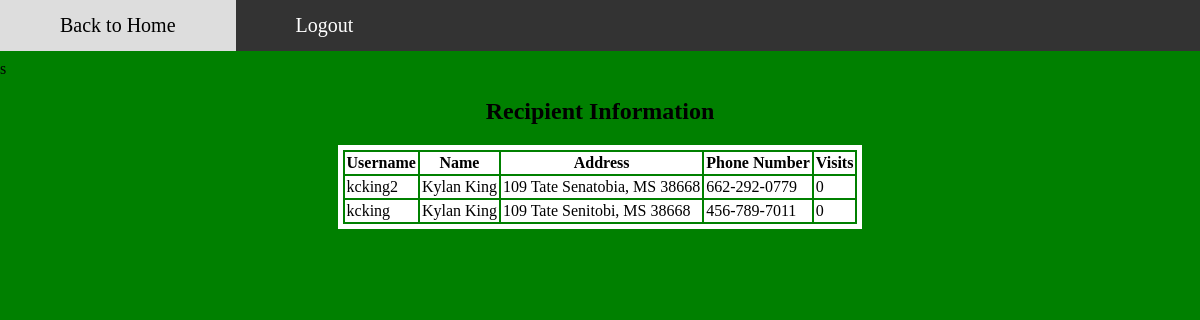
Page /query1.php?username=kcking on the committed database.
### tables this page shows
CREATE TABLE `externalusers` (
  `id` int(11) NOT NULL AUTO_INCREMENT,
  `username` varchar(50) DEFAULT NULL,
  `hashed_password` varchar(60) DEFAULT NULL,
  `firstname` varchar(20) DEFAULT NULL,
  `lastname` varchar(20) DEFAULT NULL,
  `phonenumber` varchar(10) DEFAULT NULL,
  `street` varchar(30) DEFAULT NULL,
  `city` varchar(30) DEFAULT NULL,
  `state` varchar(2) DEFAULT NULL,
  `zip` int(11) DEFAULT NULL,
  `visits` int(11) DEFAULT NULL,
  PRIMARY KEY (`id`)
);

### query1.php (the view, shortened to what this page needs)
<?php
$mysqli = Database::dbConnect();
$mysqli->setAttribute(PDO::ATTR_ERRMODE, PDO::ERRMODE_EXCEPTION);
if(isset($_GET['username']) && $_GET['username'] !== ""){
$query = "select id,username,city,state,zip,concat(firstname,' ',lastname) as `name`,concat(street,' ',city,', ',state,' ',zip) as `address`,concat(substring(phonenumber,1,3),'-',substring(phonenumber,4,3),'-',substring(phonenumber,7)) as `number`,visits  from externalusers where username LIKE ?";
$user = $_GET['username'];
$stmt = $mysqli -> prepare($query);
$stmt -> execute([$user.'%']);
}else if(isset($_GET['first']) && $_GET['first'] !== ""){
$query = "select id,username,firstname,lastname,concat(firstname,' ',lastname) as `name`,concat(street,' ',city,', ',state,' ',zip) as `address`,concat(substring(phonenumber,1,3),'-',substring(phonenumber,4,3),'-',substring(phonenumber,7)) as `number`,visits  from externalusers where firstname LIKE ?";
$first = $_GET['first'];
$stmt = $mysqli -> prepare($query);
$stmt -> execute([$first.'%']);
}else if(isset($_GET['last'])&& $_GET['last'] !== ""){
$query = "select id,username,firstname,lastname,concat(firstname,' ',lastname) as `name`,concat(street,' ',city,', ',state,' ',zip) as `address`,concat(substring(phonenumber,1,3),'-',substring(phonenumber,4,3),'-',substring(phonenumber,7)) as `number`,visits  from externalusers where lastname LIKE ?";
$last = $_GET['last'];
$stmt = $mysqli -> prepare($query);
$stmt -> execute([$last.'%']);
}else if(isset($_GET['city'])&& $_GET['city'] !== ""){
$query = "select id,username,firstname,lastname,concat(firstname,' ',lastname) as `name`,concat(street,' ',city,', ',state,' ',zip) as `address`,concat(substring(phonenumber,1,3),'-',substring(phonenumber,4,3),'-',substring(phonenumber,7)) as `number`,visits  from externalusers where city LIKE ?";
$city = $_GET['city'];
$stmt = $mysqli -> prepare($query);
$stmt -> execute([$city.'%']);
}
?>
<link rel ="stylesheet" href="home2.css">
<div class="navbar">
<a href='internalpage.php'>Back to Home</a>
<a href='logout2.php'>Logout</a>
</div>
s
<body>
        <center><h2>Recipient Information</h2><center>
	<center>
<table bordercolor = "ffffff" border="5">
        <thead>
        <tr>
	<th>Username</th>
	<th>Name</th>
	<th>Address</th>
	<th>Phone Number</th>
	<th>Visits</th>
        </tr>
        </thead>
        <tbody>
        <?php while ($row = $stmt->fetch(PDO::FETCH_ASSOC)) : ?>
        <tr>
        <td><?= $row['username'] ?></td>
        <td><?= $row['name'] ?></td>
        <td><?= $row['address'] ?></td>
        <td><?= $row['number'] ?></td>
        <td><?= $row['visits'] ?></td>
        </tr>
        <?php endwhile; ?>
        </tbody>
        </table>
	</center>
</body>
</html>

### home2.css (style rules this page uses)
body { margin: 0; background-color:green; padding-top: 60px; }
.navbar { overflow: hidden; background-color: #333; position: fixed; top: 0; width: 100%; margin: auto; }
.navbar a { float: left; display: block; color: #ffff; text-align: center; padding: 14px 60px; text-decoration: none; font-size: 20px; }

### query1.php (style rules this page uses)
td,th { color:black; background-color:white; }

### rows in the picture
externalusers: username "kcking2", name "Kylan King", address "109 Tate Senatobia, MS 38668", number "662-292-0779", visits "0"
externalusers: username "kcking", name "Kylan King", address "109 Tate Senitobi, MS 38668", number "456-789-7011", visits "0"
